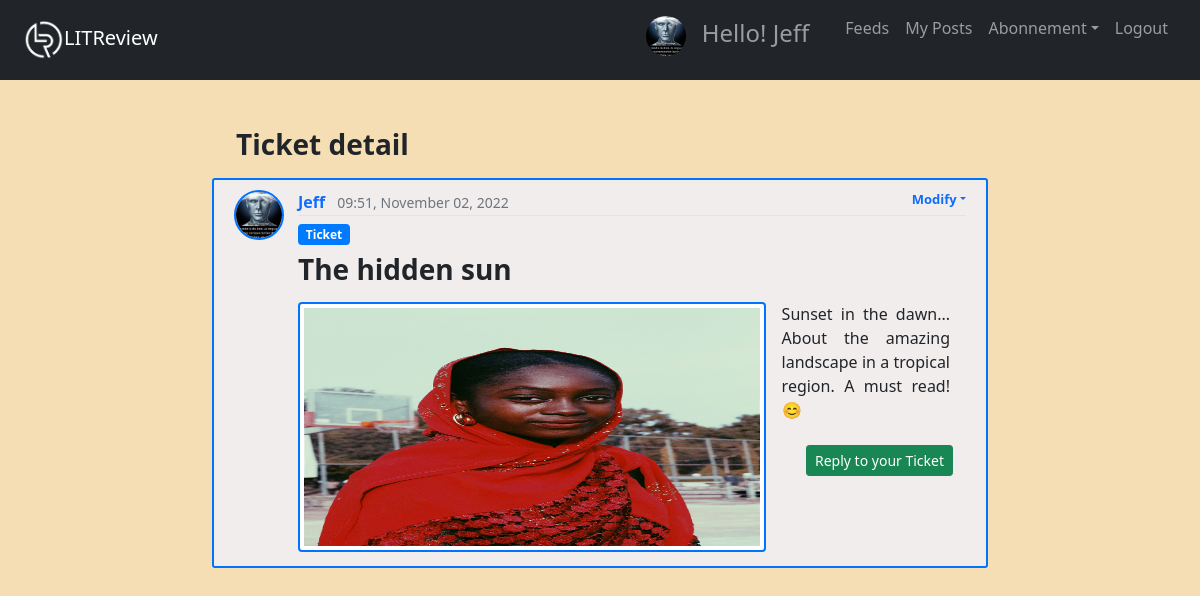
The app's page /ticket/14/detail/ (signed in), older data.
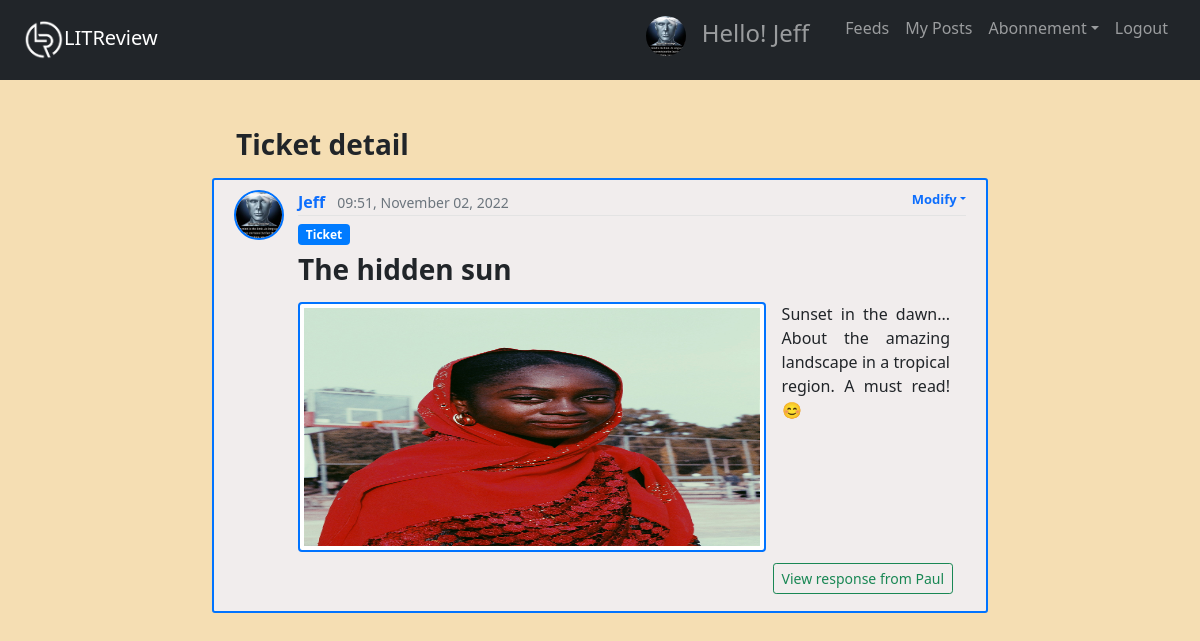
The same page, newer data.
### feeds/models.py (models this page shows, shortened)
class Review(models.Model):
    ticket = models.ForeignKey(to=Ticket, on_delete=models.CASCADE)
    rating = models.PositiveSmallIntegerField(
        validators=[MinValueValidator(0), MaxValueValidator(5)]
    )
    headline = models.CharField(max_length=128)
    body = models.TextField(max_length=8192, blank=True)
    user = models.ForeignKey(to=settings.AUTH_USER_MODEL, on_delete=models.CASCADE)
    time_created = models.DateTimeField(default=timezone.now)

### feeds/views.py (the view)
# urls.py: path("ticket/<int:pk>/detail/", d_views.ticket_detail, name="ticket-detail"),
@login_required
def ticket_detail(request, pk):
    ticket = get_object_or_404(Ticket, id=pk)
    followed_users = get_follows(request.user)
    replied_tickets, replied_reviews = get_replied_tickets([ticket])
    context = {
        "post": ticket,
        "title": "Ticket detail",
        "r_tickets": replied_tickets,
        "r_reviews": replied_reviews,
        "followed_users": followed_users,
    }
    return render(request, "feeds/post_detail.html", context)

### feeds/utils.py (called while the page is built)
def get_replied_tickets(tickets):
    replied_tickets = []
    replied_reviews = []
    for ticket in tickets:
        try:
            replied = Review.objects.get(ticket=ticket)
            if replied:
                replied_tickets.append(replied.ticket)
                replied_reviews.append(replied)
        except Review.DoesNotExist:
            pass
    return replied_tickets, replied_reviews

def get_follows(user):
    follows = UserFollows.objects.filter(user=user)
    followed_users = []
    for follow in follows:
        followed_users.append(follow.followed_user)
    return followed_users

### feeds/templates/feeds/post_detail.html
{% extends "feeds/base.html" %}
{% block content %}
<div class="container">
  <div class="row mb-2">
    <h3 class="col-8 py-2 mb-0 font-weight-bold">{{ title }}</h3>
  </div>
</div>
{% if title == 'Ticket detail' %}
  {% include 'feeds/ticket_display.html' %}
{% elif title == 'Review detail' %}
  {% include 'feeds/review_display.html' %}
{% endif %}
{% endblock content %}

### feeds/templates/feeds/ticket_display.html (shortened to what this page needs)
<article class="media content-section">
  <img class="rounded-circle article-img" src="{{ post.user.userprofile.image.url }}"
       alt="{{ post.user.username }} profile picture">
  <div class="media-body">
    <div class="article-metadata">
      {% if post.user != user %}
        {% if post.user in followed_users %}
          <a class="mr-2 mb-0 text-decoration-none" href="{% url 'user-posts' post.user.id %}">{{ post.user }}</a>
        {% else %}
          <p class="mr-2 mb-0" style="display:inline">{{ post.user }}</p>
        {% endif %}
      {% else %}
        <a class="mr-2 mb-0 font-weight-bold text-decoration-none" href="{% url 'my-posts' %}">{{ post.user }}</a>
      {% endif %}
      <small class="text-muted">{{ post.time_created|date:"H:i, F d, Y" }}</small>
      {% if post.user == user %}
      <div class="modify-post">
        <ul class="list-item dropdown">
          <a class="list-link dropdown-toggle text-decoration-none" href="#" role="button" data-bs-toggle="dropdown">Modify</a>
      </ul>
    </div>
      {% elif post.user not in followed_users %}
        <div class="ml-3 text-muted d-inline">
          <i>You are not following {{ post.user }}</i>
          <a class="ml-2 text-success" href="{% url 'follows_page' %}">Follow</a>
        </div>
      {% endif %}
    </div>
    <h6 class="mb-2 mt-2"><span class="badge badge-pill badge-primary">Ticket</span></h6>
    <h3 class="mt-0"><a class="text-dark text-decoration-none font-weight-bold" href="{% url 'ticket-detail' post.id %}">{{ post.title }}</a></h3>
    <div class="ticket-description">
      {% if post.image %}
        <img class="img-thumbnail float-left mb-1 mr-3" src="{{ post.image.url }}"
             alt="{{ post.title }}">
      {% endif %}
      <p class="article-content text-justify mt-3 mr-3">{{ post.description }}</p>
    </div>
    {% if r_tickets and post in r_tickets %}
    {% for reply in r_reviews %}
      {% if post == reply.ticket %}
        <div class="btn float-right">
          <a class="btn btn-outline-success btn-sm" href="{% url 'review-detail' reply.id %}">
            {% if reply.user == user %}
              View your response
            {% else %}
              View response from {{ reply.user }}
            {% endif %}
          </a>
        </div>
      {% endif %}
    {% endfor %}
    {% elif post not in r_tickets %}
    <div class="btn float-right">
      <a type="button" class="btn btn-success btn-sm" href="{% url 'review-reply' post.id %}">
        {% if post.user == user %}
          Reply to your Ticket
        {% else %}
          Write Review in response to {{ post.user }}
        {% endif %}
      </a>
    </div>
    {% endif %}
  </div>
</article>

Row changes from the older to the newer data that the page shows:
added Review: user "Paul"
Text that changed along with them:
text no longer shown: "Reply to your Ticket"
